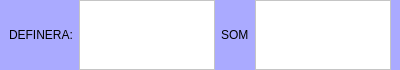
<?xml version="1.0" encoding="UTF-8"?>
<ui version="4.0">
 <class>VariableBlock_Canvas</class>
 <widget class="CBBaseBlock" name="VariableBlock_Canvas">
  <property name="geometry">
   <rect>
    <x>0</x>
    <y>0</y>
    <width>400</width>
    <height>32</height>
   </rect>
  </property>
  <property name="windowTitle">
   <string>VariableBlock_Canvas</string>
  </property>
  <layout class="QHBoxLayout" name="horizontalLayout">
   <property name="spacing">
    <number>0</number>
   </property>
   <property name="leftMargin">
    <number>0</number>
   </property>
   <property name="topMargin">
    <number>0</number>
   </property>
   <property name="rightMargin">
    <number>0</number>
   </property>
   <property name="bottomMargin">
    <number>0</number>
   </property>
   <item>
    <widget class="QWidget" name="widget" native="true">
     <property name="styleSheet">
      <string notr="true">background-color: rgb(170, 170, 255);</string>
     </property>
     <layout class="QHBoxLayout" name="horizontalLayout_2">
      <property name="leftMargin">
       <number>9</number>
      </property>
      <property name="topMargin">
       <number>0</number>
      </property>
      <property name="rightMargin">
       <number>9</number>
      </property>
      <property name="bottomMargin">
       <number>0</number>
      </property>
      <item>
       <widget class="QLabel" name="label">
        <property name="text">
         <string>DEFINERA:</string>
        </property>
       </widget>
      </item>
      <item>
       <widget class="QPlainTextEdit" name="InputName">
        <property name="styleSheet">
         <string notr="true">background-color: rgb(255, 255, 255);</string>
        </property>
       </widget>
      </item>
      <item>
       <widget class="QLabel" name="label_2">
        <property name="text">
         <string>SOM</string>
        </property>
       </widget>
      </item>
      <item>
       <widget class="QPlainTextEdit" name="InputValue">
        <property name="styleSheet">
         <string notr="true">background-color: rgb(255, 255, 255);</string>
        </property>
       </widget>
      </item>
     </layout>
    </widget>
   </item>
  </layout>
 </widget>
 <layoutdefault spacing="6" margin="11"/>
 <customwidgets>
  <customwidget>
   <class>CBBaseBlock</class>
   <extends>QWidget</extends>
   <header>cbbaseblock.h</header>
   <container>1</container>
  </customwidget>
 </customwidgets>
 <resources/>
 <connections/>
</ui>
